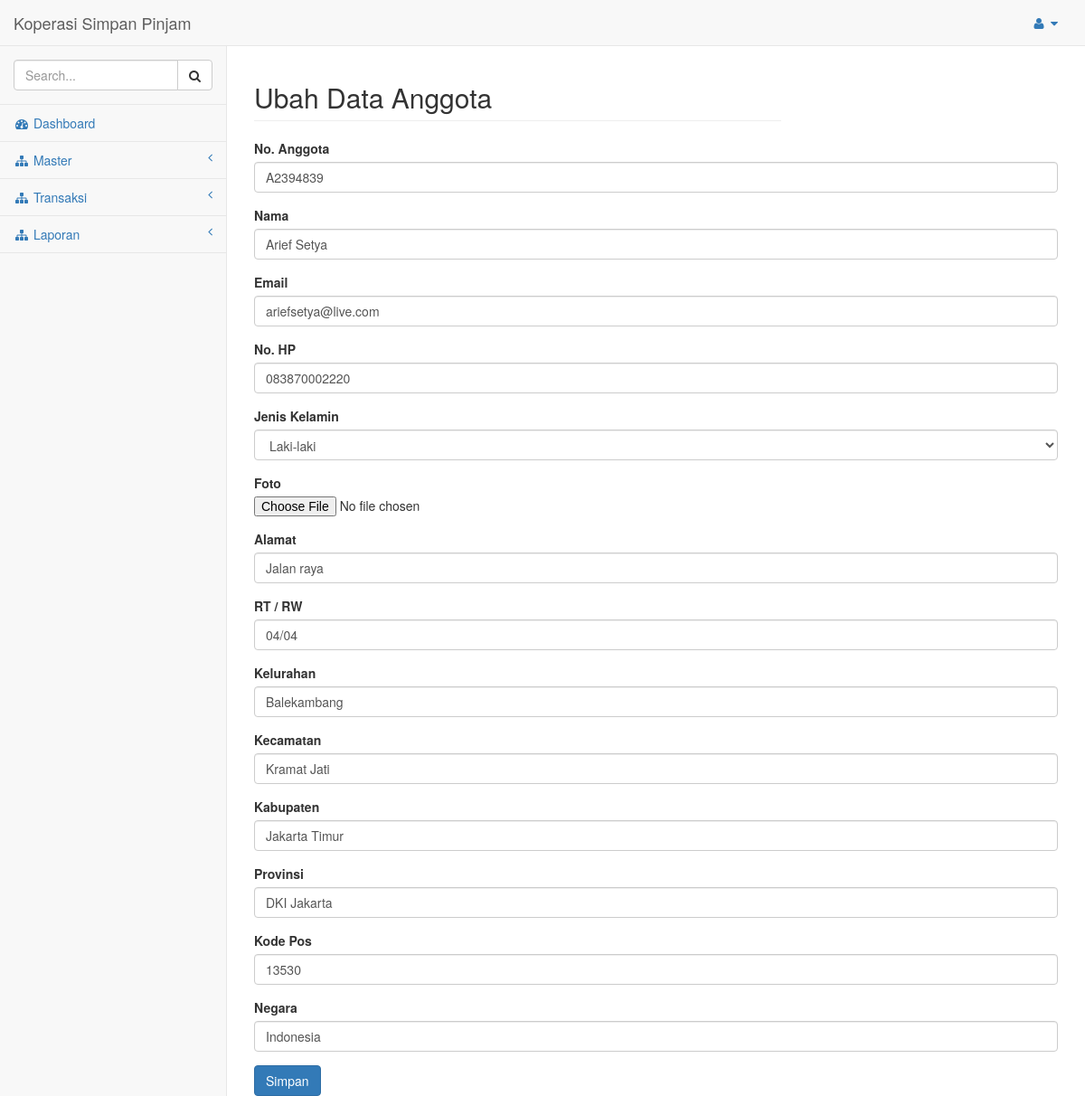
Page /index.php?m=anggota&p=edit&id=1 (signed in) on the committed database.
### tables this page shows
CREATE TABLE `anggota` (
  `id` int(11) NOT NULL AUTO_INCREMENT,
  `no_anggota` varchar(255) DEFAULT NULL,
  `nama` varchar(255) DEFAULT NULL,
  `email` varchar(255) DEFAULT NULL,
  `no_hp` varchar(255) DEFAULT NULL,
  `jk` varchar(255) DEFAULT NULL,
  `alamat` varchar(255) DEFAULT NULL,
  `rtrw` varchar(255) DEFAULT NULL,
  `kel` varchar(255) DEFAULT NULL,
  `kec` varchar(255) DEFAULT NULL,
  `kab` varchar(255) DEFAULT NULL,
  `prov` varchar(255) DEFAULT NULL,
  `kodepos` varchar(255) DEFAULT NULL,
  `negara` varchar(255) DEFAULT NULL,
  PRIMARY KEY (`id`)
);

### views/master/anggota/edit.php (the view, shortened to what this page needs)
<?php
$data = $koneksi->prepare("SELECT * FROM anggota WHERE id='".$_GET['id']."'");
$data->execute();
$row = $data->fetch(PDO::FETCH_OBJ);
?>
<div>
	<form method="POST" action="http://localhost/koperasi/proses/master/anggota/update.php" enctype="multipart/form-data">
            <div class="row">
                <div class="col-lg-8">
                    <h2 class="page-header">Ubah Data Anggota</h2>
                </div>
            </div>
		<div class="form-group">
			<label>No. Anggota</label>
			<input  name="no_anggota" value="<?php echo $row->no_anggota;?>" class="form-control" onKeyPress="return goodchars(event,'abcdefghijklmnopqrstuvwxyzABCDEFGHIJKLMNOPQRSTUVWXYZ ',this)" required type="text" size="30" placeholder="No. Anggota">
		</div>
		<div class="form-group">
			<label>Nama</label>
			<input  name="nama" value="<?php echo $row->nama;?>" class="form-control" onKeyPress="return goodchars(event,'abcdefghijklmnopqrstuvwxyzABCDEFGHIJKLMNOPQRSTUVWXYZ ',this)" required type="text" size="30" placeholder="Nama">
		</div>
		<div class="form-group">
			<label>Email</label>
			<input  name="email" value="<?php echo $row->email;?>" class="form-control" onKeyPress="return goodchars(event,'abcdefghijklmnopqrstuvwxyzABCDEFGHIJKLMNOPQRSTUVWXYZ ',this)" required type="text" size="30" placeholder="Email">
		</div>
		<div class="form-group">
			<label>No. HP</label>
			<input  name="no_hp" value="<?php echo $row->no_hp;?>" class="form-control" onKeyPress="return goodchars(event,'abcdefghijklmnopqrstuvwxyzABCDEFGHIJKLMNOPQRSTUVWXYZ ',this)" required type="text" size="30" placeholder="No. HP">
		</div>
		<div class="form-group">
			<label>Jenis Kelamin</label>
			<div>
				<select class="form-control" name="jk" required="" type="text">
				<option value="L" <?php echo ($row->jk=="L")?"selected":"";?>>Laki-laki</option>
				</select>
			</div>
		</div>
		<div class="form-group">
			<label>Foto</label>
			<input  type="file" name="foto"  value="<?php echo $row->foto;?>" >
		</div>
		<div class="form-group">
			<label>Alamat</label>
			<input  name="alamat" value="<?php echo $row->alamat;?>" class="form-control" onKeyPress="return goodchars(event,'abcdefghijklmnopqrstuvwxyzABCDEFGHIJKLMNOPQRSTUVWXYZ ',this)" required type="text" size="30" placeholder="Alamat">
		</div>
        <div class="form-group">
			<label>RT / RW</label>
			<input  name="rtrw" value="<?php echo $row->rtrw;?>" class="form-control" onKeyPress="return goodchars(event,'abcdefghijklmnopqrstuvwxyzABCDEFGHIJKLMNOPQRSTUVWXYZ ',this)" required type="text" size="30" placeholder="RT / RW">
		</div>
		<div class="form-group">
			<label>Kelurahan</label>
			<input  name="kel" value="<?php echo $row->kel;?>" class="form-control" onKeyPress="return goodchars(event,'abcdefghijklmnopqrstuvwxyzABCDEFGHIJKLMNOPQRSTUVWXYZ ',this)" required type="text" size="30" placeholder="Kelurahan">
		</div>
		<div class="form-group">
			<label>Kecamatan</label>
			<input  name="kec" value="<?php echo $row->kec;?>" class="form-control" onKeyPress="return goodchars(event,'abcdefghijklmnopqrstuvwxyzABCDEFGHIJKLMNOPQRSTUVWXYZ ',this)" required type="text" size="30" placeholder="Kecamatan">
		</div>
		<div class="form-group">
			<label>Kabupaten</label>
			<input  name="kab" value="<?php echo $row->kab;?>" class="form-control" onKeyPress="return goodchars(event,'abcdefghijklmnopqrstuvwxyzABCDEFGHIJKLMNOPQRSTUVWXYZ ',this)" required type="text" size="30" placeholder="Kabupaten">
		</div>
		<div class="form-group">
			<label>Provinsi</label>
			<input  name="prov" value="<?php echo $row->prov;?>" class="form-control" onKeyPress="return goodchars(event,'abcdefghijklmnopqrstuvwxyzABCDEFGHIJKLMNOPQRSTUVWXYZ ',this)" required type="text" size="30" placeholder="Provinsi">
		</div>
		<div class="form-group">
			<label>Kode Pos</label>
			<input  name="kodepos" value="<?php echo $row->kodepos;?>" class="form-control" onKeyPress="return goodchars(event,'abcdefghijklmnopqrstuvwxyzABCDEFGHIJKLMNOPQRSTUVWXYZ ',this)" required type="text" size="30" placeholder="Kode Pos">
		</div>
		<div class="form-group">
			<label>Negara</label>
			<input  name="negara" value="<?php echo $row->negara;?>" class="form-control" onKeyPress="return goodchars(event,'abcdefghijklmnopqrstuvwxyzABCDEFGHIJKLMNOPQRSTUVWXYZ ',this)" required type="text" size="30" placeholder="Negara">
		</div>
		<button type="submit" class="btn btn-primary">Simpan</button>
  </form>
</div>

### rows in the picture
anggota: no_anggota "A2394839", nama "Arief Setya", email "ariefsetya@live.com", no_hp "083870002220", jk "Laki-laki", alamat "Jalan raya", rtrw "04/04", kel "Balekambang", kec "Kramat Jati", kab "Jakarta Timur", prov "DKI Jakarta", kodepos "13530", negara "Indonesia"
